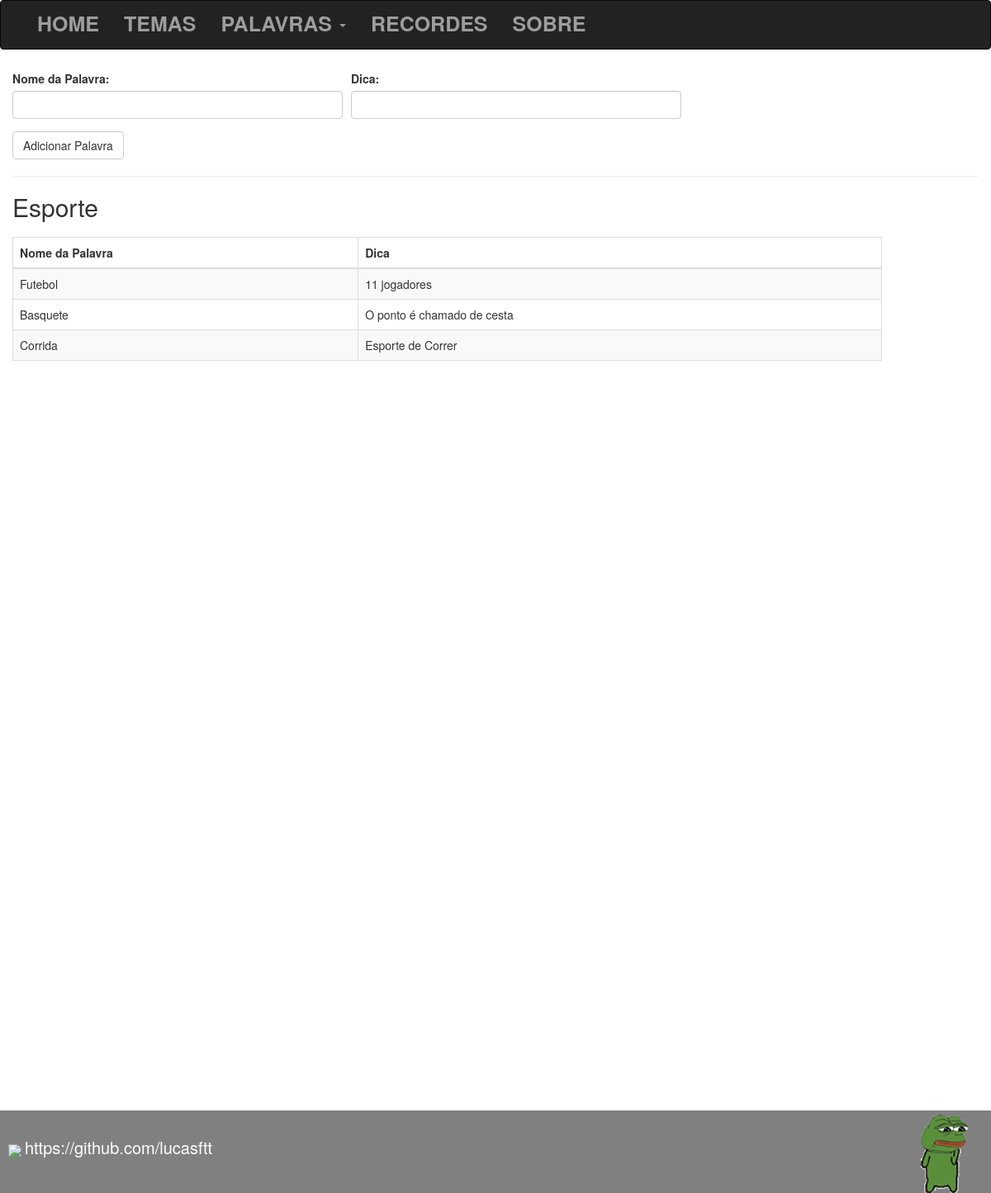
The page /palavras/ver/1 on the database its author committed.
### tables this page shows
CREATE TABLE IF NOT EXISTS `temas` (
  `id` int(11) NOT NULL AUTO_INCREMENT,
  `nome` varchar(50) NOT NULL,
  PRIMARY KEY (`id`)
);

CREATE TABLE IF NOT EXISTS `palavras` (
  `id` int(11) NOT NULL AUTO_INCREMENT,
  `nome` varchar(50) NOT NULL,
  `dica` varchar(100) NOT NULL,
  `id_tema` int(11) NOT NULL,
  PRIMARY KEY (`id`)
);

### core/controller.php (called while the page is built, shortened)
<?php
class controller{
	public function loadTemplate($viewName,$viewData = array()){
		$dados = array();
		$temas = new temas();
		$dados['temasMenu'] = $temas->getTemas();
		include 'views/template.php';
	}
	public function loadViewInTemplate($viewName,$viewData = array()){
		extract($viewData);
		include "views/".$viewName.".php";
	}
}
?>

### core/Core.php (called while the page is built, shortened)
<?php
class Core{
	public function run(){
		$url = explode("index.php",$_SERVER['PHP_SELF']);
		$url = end($url);
		$params = array();
		if(!empty($url) && $url !='/'){
			$url = explode("/", $url);
			array_shift($url);
			array_shift($url);
			if(isset($url[0]) && !empty($url[0])){
				$currentAction = $url[0];
				array_shift($url);
			}
			else{
				$currentAction = "index";
			}
			if(count($url)>0){
				$params = $url;
			}
		}
		else{
			$currentController = "homeController";
			$currentAction = "index";
		}
		require_once "core/controller.php";
		$c = new $currentController();
		call_user_func_array(array($c,$currentAction), $params);
	}
}
?>

### index.php (called while the page is built, shortened)
<?php
require "config.php";
$core = new Core();
$core->run();
?>

### core/model.php (called while the page is built, shortened)
<?php
class model{
	public function __construct(){
		global $config;
		$this->db = new PDO("mysql:dbname=".$config['dbname'].";host=".$config['host'],
			$config['dbuser'],$config['dbpass']);
	}
}
?>

### config.php (called while the page is built, shortened)
<?php
$config = array();
if(ENVIRONMENT == "development"){
	$config['dbname'] = "sapo";
	$config['host'] = "localhost";
	$config['dbuser'] = "root";
	$config['dbpass'] = "";
}
else{
	$config['dbname'] = "epiz_20722867_sapo";
	$config['host'] = "sql313.epizy.com";
	$config['dbuser'] = "epiz_20722867";
	$config['dbpass'] = "ZVPXNoJT2K";
}
?>

### models/temas.php (called while the page is built, shortened)
<?php
class temas extends model{
	public function getTemas(){
		$array = array();
		$sql = "SELECT * FROM temas";
		$sql = $this->db->query($sql);
		if($sql->rowCount() > 0){
			$array = $sql->fetchAll();
		}
		return $array;
	}
}
?>

### models/palavras.php (called while the page is built, shortened)
<?php
class palavras extends model{
	public function getPalavras($id_tema){
		$array = array();
		$id_tema = addslashes($id_tema);
		$sql = "SELECT * FROM palavras WHERE id_tema = '$id_tema'";
		$sql = $this->db->query($sql);
		if($sql->rowCount() > 0){
			$array = $sql->fetchAll();
		}
		return $array;
	}
}
?>

### views/template.php (the view, shortened to what this page needs)
<!DOCTYPE html>
<html>
<head>
	<link rel="stylesheet" type="text/css" href="/assets/css/bootstrap.min.css">
	<link rel="stylesheet" type="text/css" href="/assets/css/style.css">
</head>
<body>
	<div class="navbar navbar-inverse" >
		<div class="container" style="font-weight: bold;font-size: 18px;">
			<ul class="nav navbar-nav" id="navbar">
				<li><a href="/" >HOME</a></li>
				<li><a href="/temas">TEMAS</a></li>
				<li class="dropdown">
					<a href="" class="dropdown-toggle" data-toggle="dropdown">PALAVRAS <span class="caret"></span></a>
				</li>
				<li><a href="/recordes">RECORDES</a></li>
				<li><a href="/sobre">SOBRE</a></li>
			</ul>
		</div>
	</div>
	<div class="container-fluid" style="margin-top: 25px;" id="template">
		<?php $this->loadViewInTemplate($viewName,$viewData); ?>
	</div>
	<div class="rodape">
			<img src="/assets/images/git.png" id="imgGit">
			<a href="https://github.com/lucasftt" style="line-height: 90px;color: white;font-size: 20px">https://github.com/lucasftt</a>
			<img src="/assets/images/tenor.gif" style="height: 100px;float: right;margin-right: 20px;" id="imgRodape">
	</div>
</body>
</html>

### views/palavras-ver.php
<form method="post">
	<div class="form-group" style="float: left;margin-right: 10px;">
		<label for="nome">Nome da Palavra:</label>
		<input type="text" name="nome" class="form-control" style="width: 400px;">
	</div>
	<div class="form-group">
		<label for="dica">Dica:</label>
		<input type="text" name="dica" class="form-control" style="width: 400px;">
	</div>
	<input type="submit" value="Adicionar Palavra" class="btn btn-default">
</form>
<hr>
<h2><?php echo $nomeTema; ?></h2><br>
<table class="table table-bordered table-striped table-hover" style="width: 50%">
	<thead>
		<tr>
			<td ><strong>Nome da Palavra</strong></td>
			<td ><strong>Dica</strong></td>
		</tr>
	</thead>
	<tbody>
		<?php foreach($palavras as $palavra): ?>
			<tr>
				<td><?php echo $palavra['nome']; ?></td>
				<td><?php echo $palavra['dica']; ?></td>
			</tr>
		<?php endforeach; ?>
	</tbody>
</table>

### assets/css/style.css (style rules this page uses)
.rodape { background-color: gray; width: 100%; height: 100px; margin-bottom: 0; margin-top: 10px; }
h2, h3 { margin: 0; padding: 0; }
#imgGit { height: 40px; margin-left: 10px; }
.table { min-width: 90%; }
@media only screen and (min-width: 770px) { #template { min-height: 1250px; } }
@media only screen and (min-width: 770px) { .navbar-inverse { height: 60px; } }
@media only screen and (min-width: 770px) { .navbar-inverse ul li a { font-size: 25px; line-height: 25px; } }

### rows shown on the page
temas: nome "Esporte"
palavras: nome "Futebol", dica "11 jogadores"
palavras: nome "Basquete", dica "O ponto é chamado de cesta"
palavras: nome "Corrida", dica "Esporte de Correr"
